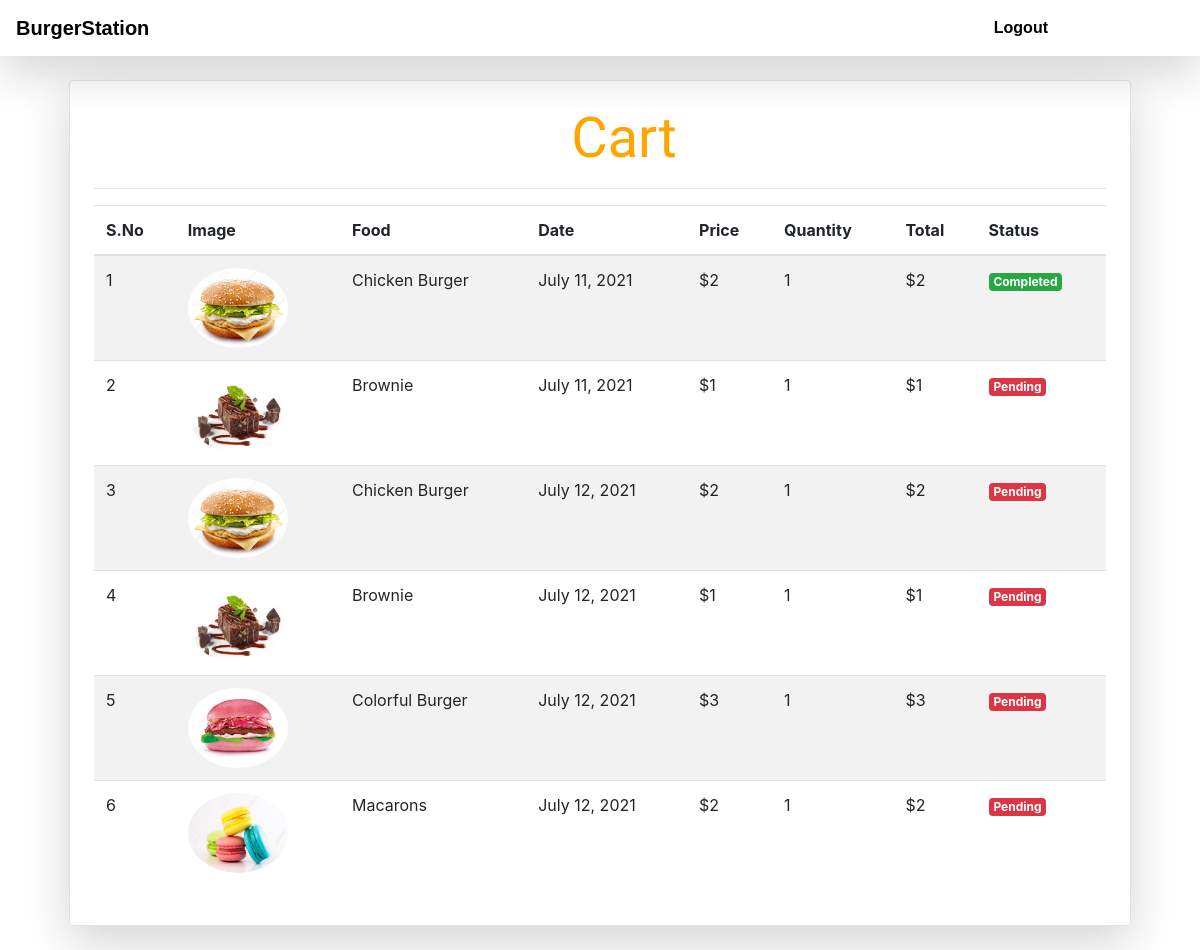
Screenshot of /order (signed in) with the database file from the repository.
### api/models.py (models this page shows, shortened)
class Order(models.Model):
    food = models.ForeignKey(Food,on_delete=models.CASCADE)
    customer = models.ForeignKey(settings.AUTH_USER_MODEL, on_delete=models.CASCADE, )
    quantity = models.IntegerField(default=1)
    price = models.IntegerField()
    phone = models.CharField(max_length=50, default='', blank=True)
    date = models.DateField(default=datetime.datetime.today)
    status = models.BooleanField(default=False)
    @staticmethod
    def get_order_by_customer_id(user_id):
        return Order.objects.filter(customer=user_id)

class Food(models.Model):
    category=models.ForeignKey(Category,related_name='food',on_delete=models.CASCADE,default=1)
    img=models.ImageField(upload_to="img")
    name=models.CharField( max_length=100)
    desc=models.TextField()
    price=models.PositiveIntegerField(default=0)
    available=models.DateTimeField(auto_now_add=True)

### api/views.py (the view)
# urls.py: path("order", order.as_view(),name='order')
class order(View):
    def get(self,request):
        user=request.session.get('user')
        orders=Order.get_order_by_customer_id(user)
        return render(request,'order.html',{"orders":orders})

### api/templatetags/cart.py (called while the page is built)
@register.filter(name='dollar')
def dollar(number):
    return "$"+str(number)

@register.filter(name='multiply')
def multiply(number , number1):
    return number * number1

### templates/order.html (shortened to what this page needs)
{% load static%}
<!doctype html>
<html lang="en">
  <head>
    <link rel="stylesheet" href="https://stackpath.bootstrapcdn.com/bootstrap/4.3.1/css/bootstrap.min.css">
    <link rel="stylesheet" href="{% static "css/styless.css" %}">
     {% load cart %}
    <div id="navbars" style="font-family: sans-serif;font-weight: bold;text-decoration: none;">
      <nav class="navbar navbar-expand-lg sticky-top bg-white shadow-lg">
        <a class="navbar-brand" href="/" style=" color: black;">BurgerStation</a>
            <div class="collapse navbar-collapse" id="navbarSupportedContent">
              <ul class="navbar-nav ml-auto">
                <li class="nav-item mr-5" >
                  <a class="nav-link" style=" color: black;margin-right:5rem" href="/logout">Logout</a>
                </li>
              </ul>
            </div>
      </nav>
    </div>
  </head>
  <div class="container ">
    <div class="border rounded p-4 m-4 shadow-lg">
        <p class="display-4 pl-4 ml-4 text-center " style='font-family:Rancho;color:orange'> Cart </p>
        <hr>
        <table class="table table-striped ">
            <thead>
                <tr>
                   <th>S.No</th>
                   <th>Image</th>
                    <th>Food</th>
                    <th>Date</th>
                    <th>Price</th>
                    <th>Quantity</th>
                    <th>Total</th>
                    <th>Status</th>
                </tr>
            </thead>
          <tbody>
            {% for order in orders%}
            <tr>
            <td>{{ forloop.counter }}</td>
            <td><img class="rounded-circle " height="80px" width="100px"  src={{order.food.img.url}}></td>
            <td>{{order.food.name}} </td>
            <td>{{order.date}}</td>
            <td>{{order.food.price|dollar}} </td>
            <td>{{order.quantity}} </td>
            <td>{{order.quantity|multiply:order.price|dollar}} </td>
            {% if order.status %}
              <td><small class="badge badge-success">Completed</small></td>
            {% else %}
              <td><small class="badge badge-danger">Pending</small></td>
            {% endif%}
            </tr>
            {% endfor %}
          </tbody>
        </table>
    </div>
  </div>
</html>

### static/css/styless.css (style rules this page uses)
* { margin: 0; padding: 0; }

### rows the page displays
Order: food.img (picture), food.name "Chicken Burger", date "July 11, 2021", food.price|dollar "$2", quantity "1", quantity|multiply "$2", status "Completed"
Order: food.img (picture), food.name "Brownie", date "July 11, 2021", food.price|dollar "$1", quantity "1", quantity|multiply "$1", status "Pending"
Order: food.img (picture), food.name "Chicken Burger", date "July 12, 2021", food.price|dollar "$2", quantity "1", quantity|multiply "$2", status "Pending"
Order: food.img (picture), food.name "Brownie", date "July 12, 2021", food.price|dollar "$1", quantity "1", quantity|multiply "$1", status "Pending"
Order: food.img (picture), food.name "Colorful Burger", date "July 12, 2021", food.price|dollar "$3", quantity "1", quantity|multiply "$3", status "Pending"
Order: food.img (picture), food.name "Macarons", date "July 12, 2021", food.price|dollar "$2", quantity "1", quantity|multiply "$2", status "Pending"
